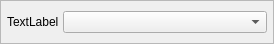
<ui version="4.0" >
 <class>CComboTextParamValue</class>
 <widget class="QWidget" name="CComboTextParamValue" >
  <property name="geometry" >
   <rect>
    <x>0</x>
    <y>0</y>
    <width>274</width>
    <height>44</height>
   </rect>
  </property>
  <property name="windowTitle" >
   <string>Form</string>
  </property>
  <layout class="QHBoxLayout" >
   <property name="margin" >
    <number>0</number>
   </property>
   <property name="spacing" >
    <number>0</number>
   </property>
   <item>
    <widget class="QFrame" name="frame" >
     <property name="frameShape" >
      <enum>QFrame::StyledPanel</enum>
     </property>
     <property name="frameShadow" >
      <enum>QFrame::Raised</enum>
     </property>
     <layout class="QHBoxLayout" >
      <property name="margin" >
       <number>6</number>
      </property>
      <property name="spacing" >
       <number>4</number>
      </property>
      <item>
       <widget class="QLabel" name="label" >
        <property name="text" >
         <string>TextLabel</string>
        </property>
       </widget>
      </item>
      <item>
       <widget class="QComboBox" name="comboBox" >
        <property name="sizePolicy" >
         <sizepolicy>
          <hsizetype>7</hsizetype>
          <vsizetype>0</vsizetype>
          <horstretch>0</horstretch>
          <verstretch>0</verstretch>
         </sizepolicy>
        </property>
       </widget>
      </item>
     </layout>
    </widget>
   </item>
  </layout>
 </widget>
 <resources/>
 <connections/>
</ui>
